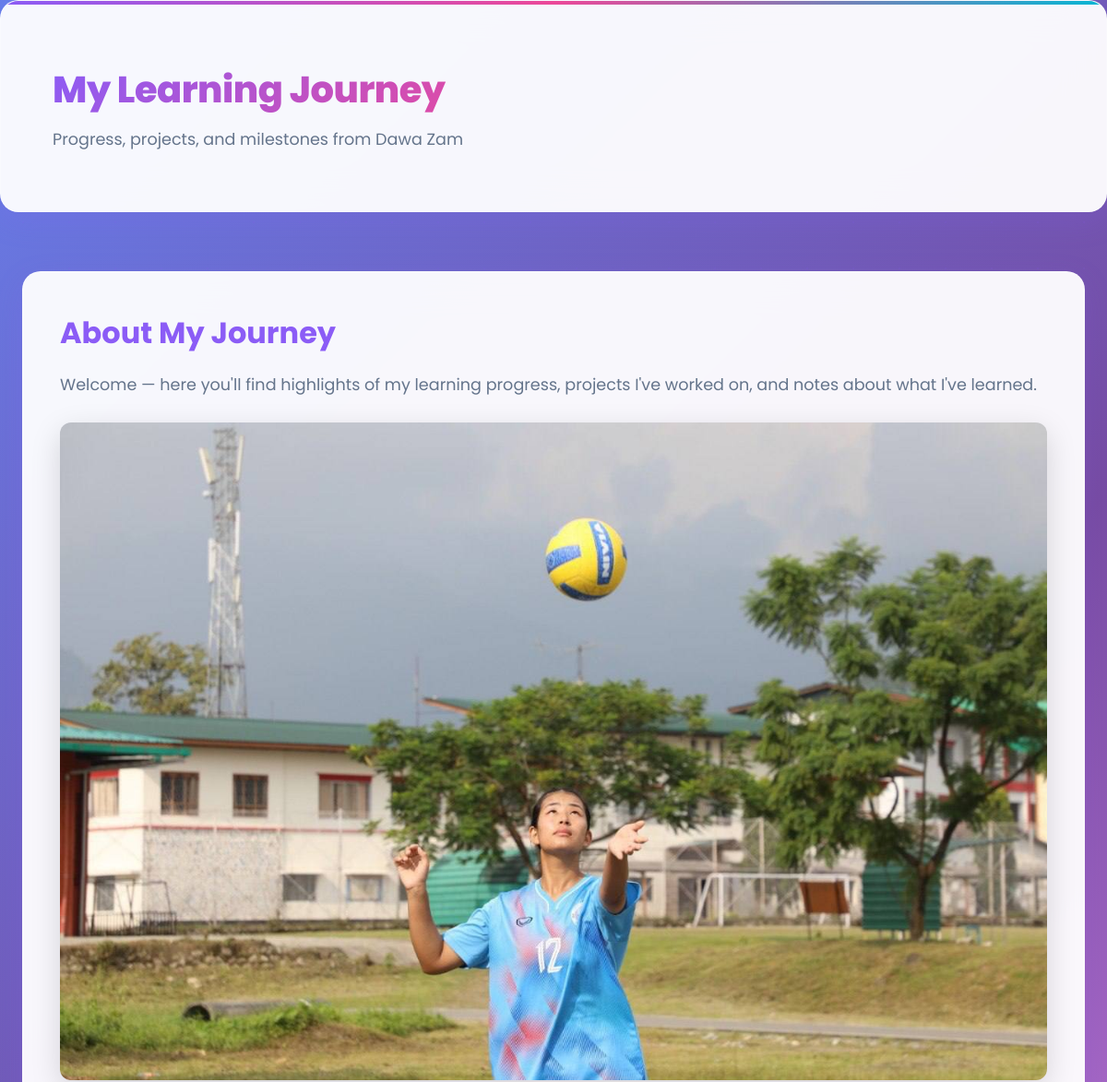
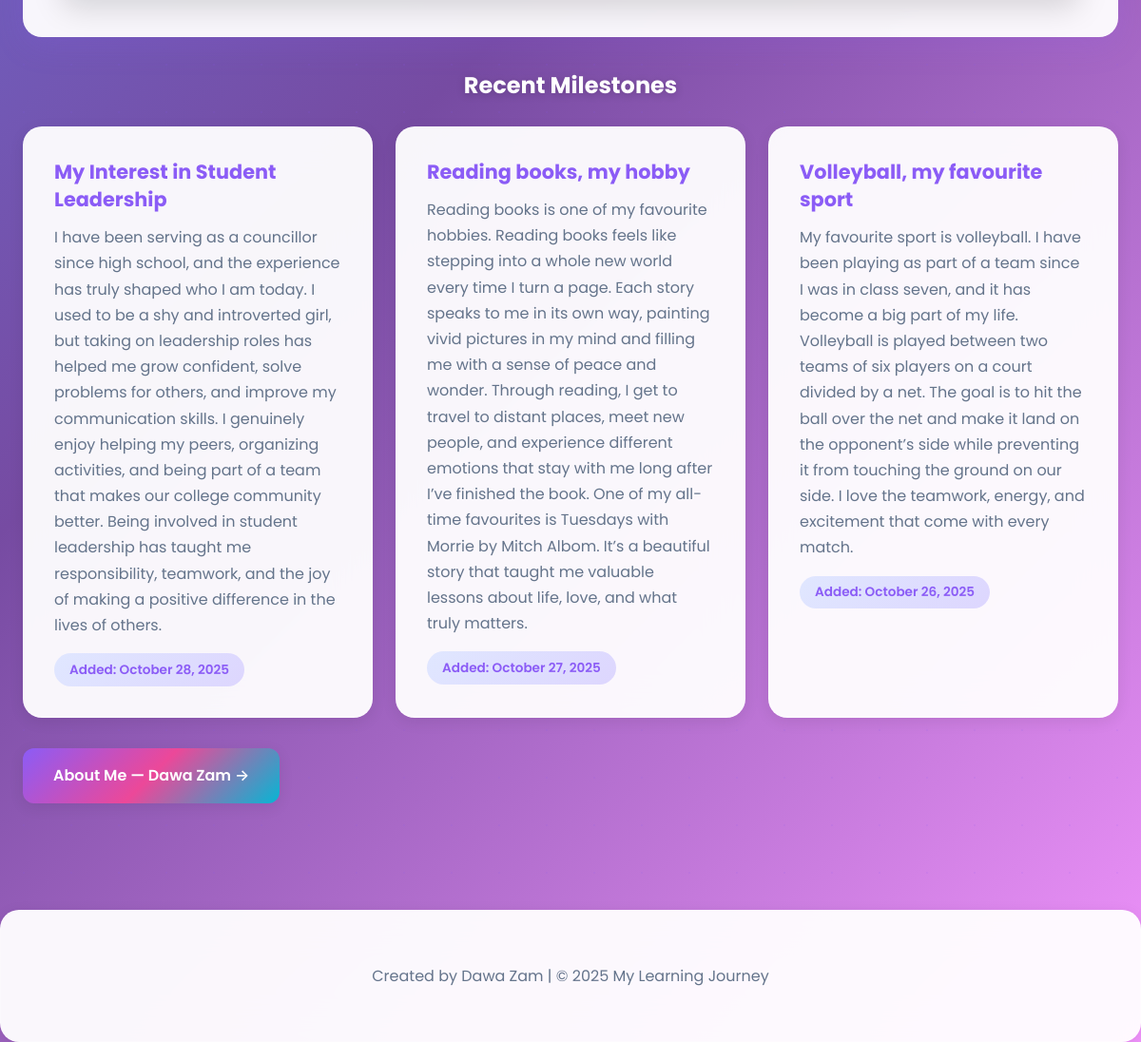
The page / on the database its author committed (2 pictures, top to bottom).
### dzJourney/models.py (models this page shows, shortened)
class LearningJourney(models.Model):
    title = models.CharField(max_length=200)
    description = models.TextField()
    image = models.ImageField(upload_to='journey_images/', blank=True, null=True, help_text='Upload an image for this milestone')
    date = models.DateField(auto_now_add=True)
    class Meta:
        verbose_name = "Learning Milestone"
        verbose_name_plural = "Learning Milestones"
        ordering = ['-date']

### dzJourney/views.py (the view)
# urls.py: path('', views.Index, name='Index'),
def Index(request):
    journeys = LearningJourney.objects.all()
    return render(request, 'index.html', {'journeys': journeys})

### dzJourney/templates/index.html (shortened to what this page needs)
{% load static %}
<!DOCTYPE html>
<html lang="en">
<head>
    <link rel="stylesheet" href="{% static 'styles/styles.css' %}">
</head>
<body style="background-color: rgb(189, 171, 186); color: rgb(19, 17, 17);">
    <header class="site-header">
        <div class="container">
            <h1>My Learning Journey</h1>
            <p class="subtitle">Progress, projects, and milestones from Dawa Zam</p>
        </div>
    </header>
    <main class="container">
        <section class="intro">
            <h2>About My Journey</h2>
            <p>Welcome — here you'll find highlights of my learning progress, projects I've worked on, and notes about what I've learned.</p>
            <div style="margin-top: 1.5rem; display: flex; justify-content: center;">
                <img src="{% static 'images/6339312012130717155.jpg' %}" alt="Learning Journey" style="max-width: 100%; height: auto; border-radius: 12px; box-shadow: 0 10px 32px rgba(0,0,0,0.15);">
            </div>
        </section>
        {% if journeys %}
            <section class="milestones">
                <h3>Recent Milestones</h3>
                <ul class="milestone-list">
                    {% for journey in journeys %}
                        <li class="milestone">
                            <h4>{{ journey.title }}</h4>
                            <p>{{ journey.description }}</p>
                            <small class="date">Added: {{ journey.date|date:"F d, Y" }}</small>
                        </li>
                    {% endfor %}
                </ul>
            </section>
        {% else %}
            <section class="empty-state">
                <p><em>No milestones yet. Add entries in the admin to populate this page.</em></p>
            </section>
        {% endif %}
        <nav class="actions">
            <a href="{% url 'aboutMe' %}" class="btn">About Me — Dawa Zam →</a>
        </nav>
    </main>
    <footer class="site-footer">
        <div class="container">
            <p>Created by Dawa Zam | © 2025 My Learning Journey</p>
        </div>
    </footer>
</body>
</html>

### rows shown on the page
LearningJourney: title "My Interest in Student Leadership", description "I have been serving as a councillor since high school, and the experience has truly shaped who I am today. I used to be a shy and introverted girl, but taking on leadership roles has helped me grow confident, solve problems for others, and improve my communication skills. I genuinely enjoy helping my peers, organizing activities, and being part of a team that makes our college community better. Being involved in student leadership has taught me responsibility, teamwork, and the joy of making a positive difference in the lives of others.", date "October 28, 2025"
LearningJourney: title "Reading books, my hobby", description "Reading books is one of my favourite hobbies. Reading books feels like stepping into a whole new world every time I turn a page. Each story speaks to me in its own way, painting vivid pictures in my mind and filling me with a sense of peace and wonder. Through reading, I get to travel to distant places, meet new people, and experience different emotions that stay with me long after I’ve finished the book. One of my all-time favourites is Tuesdays with Morrie by Mitch Albom. It’s a beautiful story that taught me valuable lessons about life, love, and what truly matters.", date "October 27, 2025"
LearningJourney: title "Volleyball, my favourite sport", description "My favourite sport is volleyball. I have been playing as part of a team since I was in class seven, and it has become a big part of my life. Volleyball is played between two teams of six players on a court divided by a net. The goal is to hit the ball over the net and make it land on the opponent’s side while preventing it from touching the ground on our side. I love the teamwork, energy, and excitement that come with every match.", date "October 26, 2025"
